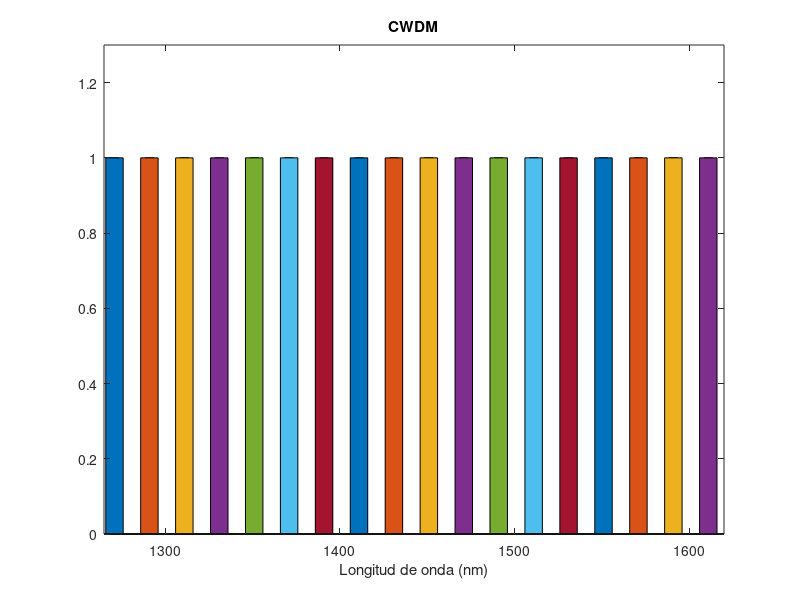

MATLAB code to generate this figure:
clear
y= ones(18,1)
x = [1271, 
    1291 ,
    1311 ,
    1331 ,
    1351 ,
    1371 ,
    1391 ,
    1411 ,
    1431 ,
    1451 ,
    1471 ,
    1491 ,
    1511 ,
    1531 ,
    1551 ,
    1571 ,
    1591 ,
    1611];
colors = ["red","green","blue","magenta","yellow"]
bar(x,y,0.25,"white")
hold on
for i=1:18
    %randi([1 5],1,1)
    bar(x(i),y(i),5)
    xlabel("Longitud de onda (nm)")
    ylim([0 1.3])
    xlim([1265 1620])
    title("CWDM")
    hold on
end


